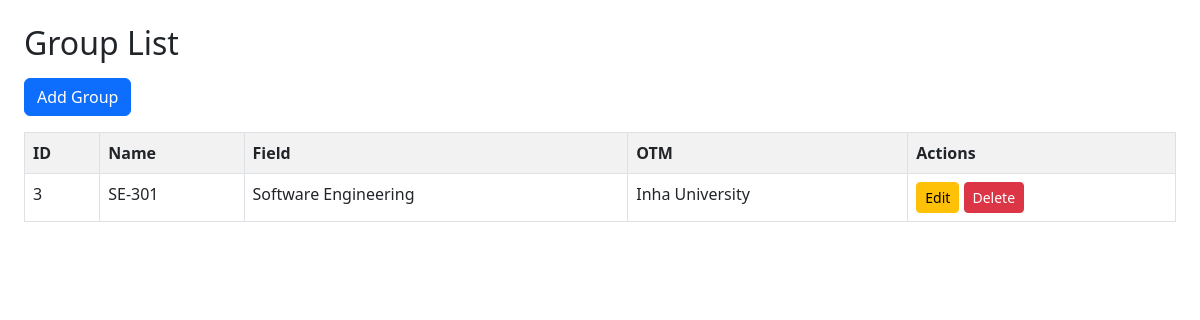
The page /groups/ on the database as committed earlier.
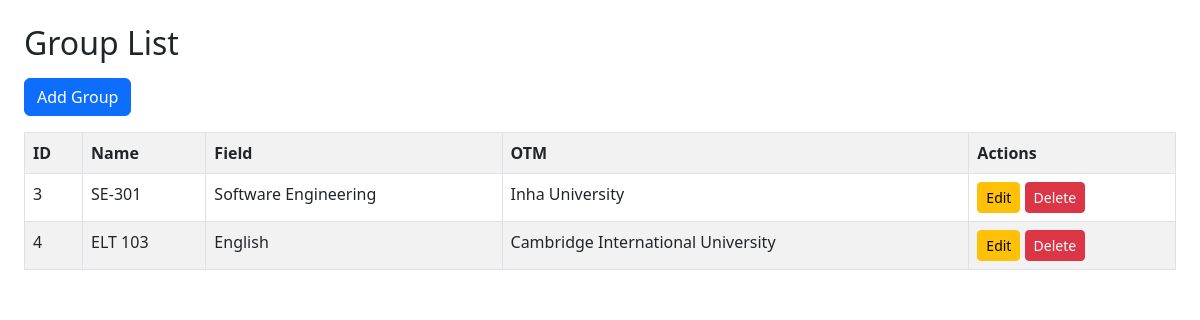
The same page on the database as committed later.
### configapp/models.py (models this page shows, shortened)
class Group(models.Model):
    group_name = models.CharField(max_length=100)
    group_field = models.CharField(max_length=100)
    otm = models.ForeignKey(OTM, on_delete=models.CASCADE)

class OTM(models.Model):
    otm_name = models.CharField(max_length=100)
    otm_email = models.EmailField()
    otm_phone_number = models.CharField(max_length=20)
    otm_address = models.CharField(max_length=255)

### configapp/views.py (the view)
# urls.py: path("groups/", GroupListView.as_view(), name="group_list"),
class GroupListView(ListView):
    model = Group
    template_name = "group_list.html"
    context_object_name = "groups"

### configapp/templates/group_list.html (shortened to what this page needs)
<!DOCTYPE html>
<html lang="en">
  <head>
    <link
      rel="stylesheet"
      href="https://cdn.jsdelivr.net/npm/bootstrap@5.3.0/dist/css/bootstrap.min.css"
    />
  </head>
  <body class="p-4">
    <h2 class="mb-3">Group List</h2>
    <a href="{% url 'configapp:group_create' %}" class="btn btn-primary mb-3"
      >Add Group</a
    >
    <table class="table table-bordered table-striped">
      <tr>
        <th>ID</th>
        <th>Name</th>
        <th>Field</th>
        <th>OTM</th>
        <th>Actions</th>
      </tr>
      {% for g in groups %}
      <tr>
        <td>{{ g.id }}</td>
        <td>{{ g.group_name }}</td>
        <td>{{ g.group_field }}</td>
        <td>{{ g.otm.otm_name }}</td>
        <td>
          <a
            href="{% url 'configapp:group_edit' g.id %}"
            class="btn btn-warning btn-sm"
            >Edit</a
          >
          <a
            href="{% url 'configapp:group_delete' g.id %}"
            class="btn btn-danger btn-sm"
            >Delete</a
          >
        </td>
      </tr>
      {% endfor %}
    </table>
  </body>
</html>

Rows that differ between the two databases and show on the page:
added Group: id "4", group_name "ELT 103", group_field "English", otm.otm_name "Cambridge International University"
